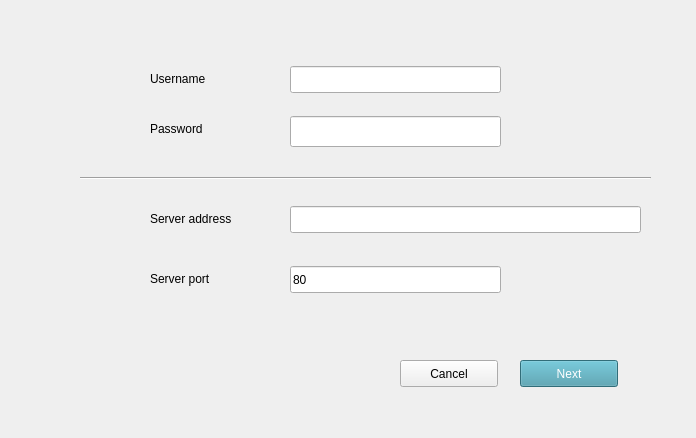
<?xml version="1.0" encoding="UTF-8"?>
<ui version="4.0">
 <class>userForm</class>
 <widget class="QWidget" name="userForm">
  <property name="geometry">
   <rect>
    <x>0</x>
    <y>0</y>
    <width>696</width>
    <height>438</height>
   </rect>
  </property>
  <property name="windowTitle">
   <string>Form</string>
  </property>
  <widget class="QLineEdit" name="server">
   <property name="geometry">
    <rect>
     <x>290</x>
     <y>206</y>
     <width>351</width>
     <height>27</height>
    </rect>
   </property>
  </widget>
  <widget class="QLabel" name="label_5">
   <property name="geometry">
    <rect>
     <x>150</x>
     <y>210</y>
     <width>111</width>
     <height>17</height>
    </rect>
   </property>
   <property name="text">
    <string>Server address</string>
   </property>
  </widget>
  <widget class="Line" name="line_2">
   <property name="geometry">
    <rect>
     <x>80</x>
     <y>170</y>
     <width>571</width>
     <height>16</height>
    </rect>
   </property>
   <property name="orientation">
    <enum>Qt::Horizontal</enum>
   </property>
  </widget>
  <widget class="QPushButton" name="cancelBtn">
   <property name="geometry">
    <rect>
     <x>400</x>
     <y>360</y>
     <width>98</width>
     <height>27</height>
    </rect>
   </property>
   <property name="text">
    <string>Cancel</string>
   </property>
  </widget>
  <widget class="QLineEdit" name="username">
   <property name="geometry">
    <rect>
     <x>290</x>
     <y>66</y>
     <width>211</width>
     <height>27</height>
    </rect>
   </property>
  </widget>
  <widget class="QLabel" name="label">
   <property name="geometry">
    <rect>
     <x>150</x>
     <y>70</y>
     <width>71</width>
     <height>17</height>
    </rect>
   </property>
   <property name="text">
    <string>Username</string>
   </property>
  </widget>
  <widget class="QLineEdit" name="password">
   <property name="geometry">
    <rect>
     <x>290</x>
     <y>116</y>
     <width>211</width>
     <height>31</height>
    </rect>
   </property>
   <property name="text">
    <string/>
   </property>
   <property name="echoMode">
    <enum>QLineEdit::Password</enum>
   </property>
  </widget>
  <widget class="QLabel" name="label_6">
   <property name="geometry">
    <rect>
     <x>150</x>
     <y>270</y>
     <width>91</width>
     <height>17</height>
    </rect>
   </property>
   <property name="text">
    <string>Server port</string>
   </property>
  </widget>
  <widget class="QPushButton" name="firstNextBtn">
   <property name="geometry">
    <rect>
     <x>520</x>
     <y>360</y>
     <width>98</width>
     <height>27</height>
    </rect>
   </property>
   <property name="styleSheet">
    <string notr="true">background: #4499aa; color: white</string>
   </property>
   <property name="text">
    <string>Next</string>
   </property>
  </widget>
  <widget class="QLineEdit" name="port">
   <property name="geometry">
    <rect>
     <x>290</x>
     <y>266</y>
     <width>211</width>
     <height>27</height>
    </rect>
   </property>
   <property name="text">
    <string>80</string>
   </property>
  </widget>
  <widget class="QLabel" name="label_2">
   <property name="geometry">
    <rect>
     <x>150</x>
     <y>120</y>
     <width>66</width>
     <height>17</height>
    </rect>
   </property>
   <property name="text">
    <string>Password</string>
   </property>
  </widget>
 </widget>
 <resources/>
 <connections/>
</ui>
